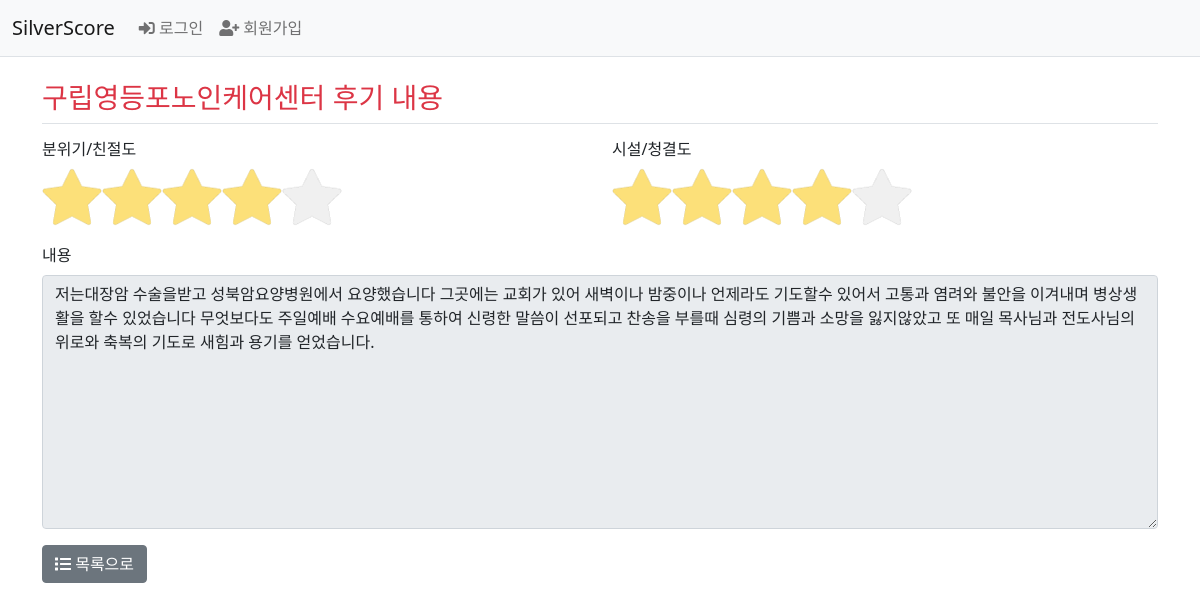
Page /member/review/detail/13/ on the committed database.
### member/models.py (models this page shows)
class LongTermAdmin(models.Model):
    id = models.AutoField(primary_key=True)
    longTermAdminSym = models.CharField(max_length=11)
    adminPttnCd = models.CharField(max_length=3)
    siDoCd = models.CharField(max_length=2)
    siGunGuCd = models.CharField(max_length=3)
    adminNm = models.CharField(max_length=100)
    ratingCd = models.CharField(max_length=15, blank=True, null=True)
    ratingDate = models.DateField()
    ratingGrade = models.CharField(max_length=1)
    detailAddr = models.CharField(max_length=1000)
    telNo = models.CharField(max_length=18)
    jaehwalCd = models.CharField(max_length=1, blank=True, null=True)
    chimaeCd = models.CharField(max_length=1, blank=True, null=True)
    photo = models.ImageField(upload_to='images/', null=True)
    longTermPeribRgtDt = models.DateField()
    stpRptDt = models.DateField()
    adminCd = models.CharField(max_length=1)
    sidogungucode = models.ForeignKey(SiDoGunGuCode, on_delete=models.CASCADE)
    adminpttncode = models.ForeignKey(AdminPttnCode, on_delete=models.CASCADE)

class Review(models.Model):
    id = models.BigAutoField(primary_key=True)
    amKind = models.SmallIntegerField(default=0)
    faClean = models.SmallIntegerField(default=0)
    content = models.CharField(max_length=500, blank=True)
    createDate = models.DateTimeField()
    modifyDate = models.DateTimeField(null=True, blank=True)
    user = models.ForeignKey(User, on_delete=models.CASCADE)
    longtermadmin = models.ForeignKey(LongTermAdmin, on_delete=models.CASCADE)

### member/views.py (the view)
# urls.py: path('review/detail/<int:review_id>/', views.review_detail, name='review_detail'),
def review_detail(request, review_id):
    review = get_object_or_404(Review, pk=review_id)
    context = {'review': review, 'longtermadmin': review.longtermadmin }
    return render(request, 'member/review_detail.html', context)

### templates/member/review_detail.html (shortened to what this page needs)
<!DOCTYPE html>
<html lang="en">
<head>
</head>
<body>
{% extends 'base.html' %}
{% block content %}
<div class="container">
    <h3 class="my-3 border-bottom py-2 text-danger">{{ longtermadmin.adminNm }} 후기 내용</h3>
    <div class="row">
        <h6 class="col">분위기/친절도</h6>
        <h6 class="col">시설/청결도</h6>
    </div>
    <div class="mb-3 row">
        <div class="col">
            <div class="rating">
                <label for="rating11"></label>
                <label for="rating12"></label>
                <label for="rating13"></label>
                <label for="rating14"></label>
                <label for="rating15"></label>
            </div>
        </div>
        <div class="col">
            <div class="rating">
                <label for="rating21"></label>
                <label for="rating22"></label>
                <label for="rating23"></label>
                <label for="rating24"></label>
                <label for="rating25"></label>
            </div>
        </div>
    </div>
    <form>
        <div class="mb-3">
        <label for="content" class="form-label">내용</label>
        <textarea class="form-control"
                  name="content" id="content" rows="10" maxlength="500" disabled>{{ review.content }}</textarea>
    </div>
    </form>
    <div class="my-3">
        <a href="{% url 'member:review_index' longtermadmin.id %}" class="back_to_list btn btn-secondary">
            <i class="fas fa-list"></i> 목록으로 </a>
    </div>
</div>
{% endblock %}k

### static/rating.css (style rules this page uses)
.rating { height: 60px; width: 300px; background-color: #f0f0f0; }
.rating .rate_radio + label { position: relative; display: block; float: left; z-index: 10; width: 60px; height: 60px; background-image: url('/static/img/star.png'); background-repeat: no-repeat; background-size: 60px 60px; cursor: pointer; }

### rows in the picture
LongTermAdmin: adminNm "구립영등포노인케어센터"
Review: content "저는대장암 수술을받고 성북암요양병원에서 요양했습니다 그곳에는 교회가 있어 새벽이나 밤중이나 언제라도 기도할수 있어서 고통과 염려와 불안을 이겨내며 병상생활을 할수 있었습니다 무엇보다도 주일예배 수요예배를 통하여 신령한 말씀이 선포되고 찬송을 부를때 심령의 기쁨과 소망을 잃지않았고 또 매일 목사님과 전도사님의 위로와 축복의 기도로 새힘과 용기를 얻었습니다."
